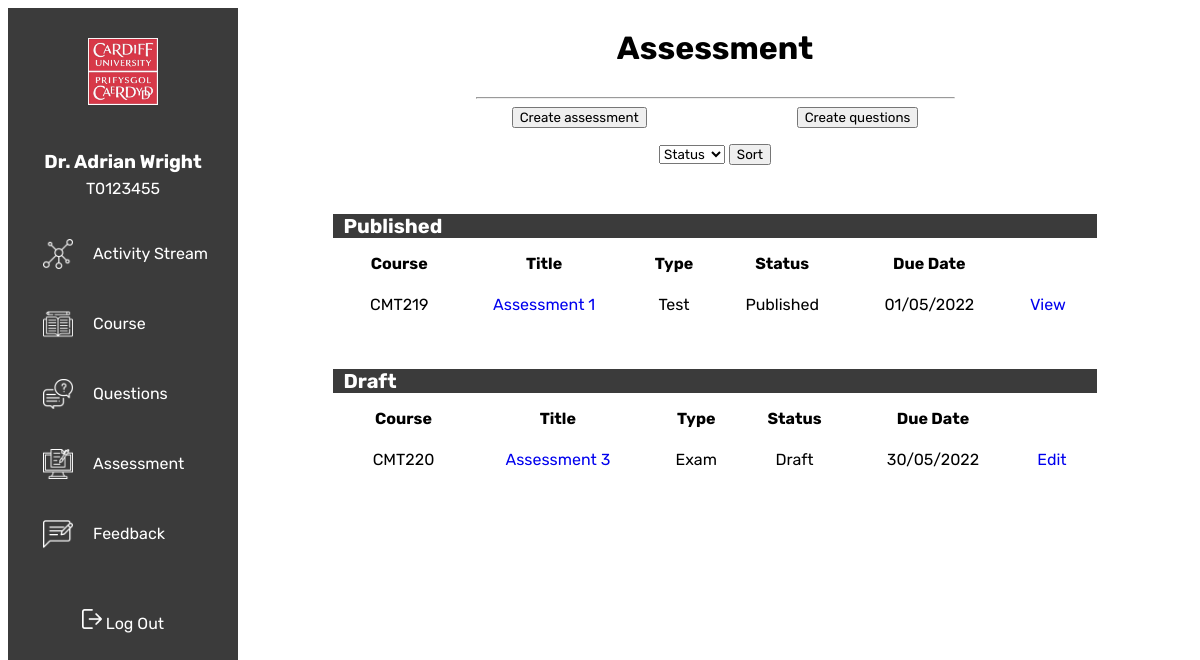
The app's page /assessment, older data.
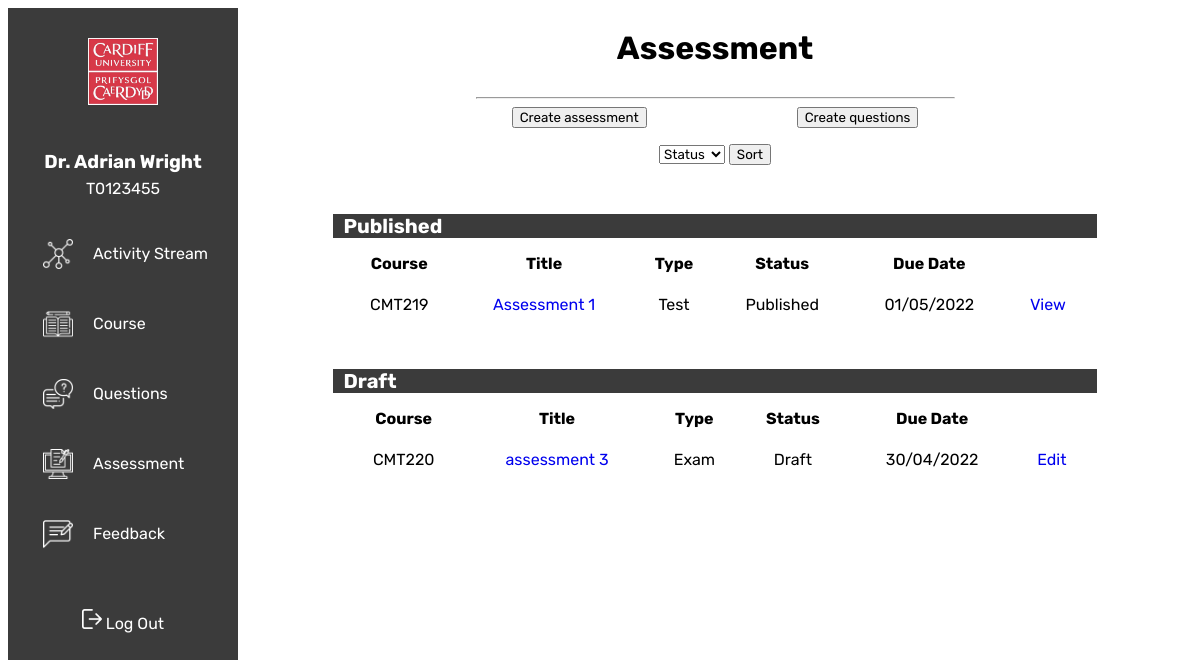
The same page, newer data.
### aat/models.py (models this page shows, shortened)
class Assessments(db.Model):
    id = db.Column(db.Integer, primary_key=True)
    course_code = db.Column(db.String, db.ForeignKey('courses.courseCode'), nullable=False)
    assessmenttitle = db.Column(db.Text, nullable=False)
    assessmenttype = db.Column(db.Text, nullable=False)
    duedate = db.Column(db.String, nullable=True)
    duedatetime = db.Column(db.String, nullable=True)
    timelimit = db.Column(db.Integer, nullable=True)
    totalmark = db.Column(db.Integer, nullable=False, default=100)
    retake = db.Column(db.Boolean, default=True)
    status = db.Column(db.String, nullable=False)
    assessmentT1Qs = db.relationship('Type1Questions', backref='assessments', lazy=True)
    assessmentT2Qs = db.relationship('Type2Questions', backref='assessments', lazy=True)
    comments = db.relationship('Comments', backref = 'assessments', lazy=True)

### aat/routes.py (the view)
@app.route("/assessment", methods=['GET','POST'])
def assessment():
    allassessments = Assessments.query.order_by(Assessments.course_code, Assessments.status, Assessments.duedate).all()
    allcourses = Courses.query.order_by(Courses.courseCode).all()
    sortassessment = sortAssessment(sorttype='Status')
    sortBy = sortassessment.sorttype.data
    if request.method == 'POST':
        if request.form.get("assessment") == 'Create assessment':
            return redirect(url_for('addassessment'))
        elif request.form.get("assessment") == "Create questions":
            return redirect(url_for('question'))
    return render_template("assessment.html", allassessments=allassessments, allcourses=allcourses, sortassessment=sortassessment, sortBy=sortBy)

### aat/forms.py
class sortAssessment(FlaskForm):
    sorttype = SelectField('Sort By', choices=[('Course','Course'), ('Status','Status')])
    sort = SubmitField('Sort')

### aat/templates/assessment.html (shortened to what this page needs)
{% extends 'layout.html' %}
{% block header %}Assessment{% endblock %}
{% block content %}
<div class="assessment_page">
    <div class="assessment_page_btn">
        <div>
            <form method="POST" action="">
                <input type="submit" name="assessment" value="Create assessment">
            </form>
        </div>
        <div>
            <form method="POST" action="">
                <input type="submit" name="assessment" value="Create questions">
            </form>
        </div>
    </div>
    <div class="sortassessment">
        <form method="POST" action="">
            <p>{{ sortassessment.sorttype }} {{ sortassessment.sort }}</p>
        </form>
    </div>
    {% if sortBy == 'Status'%}
    <div class="assessmentlist">
        {% for assessment in allassessments %}
            {% if assessment.status == 'Published' %}
                <div id='published'>
                    <h5>Published</h5>
                    <table>
                        <th>Course</th>
                        <th>Title</th>
                        <th>Type</th>
                        <th>Status</th>
                        <th>Due Date</th>
            {% endif %}
        {% endfor %}
        {% for assessment in allassessments %}
            {% if assessment.status == 'Published' %}
                    <tr>
                        <td>{{ assessment.course_code }}</td>
                        <td><a href="previewassessment/{{ assessment.id }}">{{ assessment.assessmenttitle }}</a></td>
                        <td>{{ assessment.assessmenttype }}</td>
                        <td>{{ assessment.status }}</td>
                        <td>{{ assessment.duedate }}</td>
                        <td><a href="previewassessment/{{ assessment.id }}">View</a></td>
                    </tr>
            {% endif %}
        {% endfor %}
                    </table>
                </div>
        {% for assessment in allassessments %}
            {% if assessment.status == 'Draft' %}
                <div id='draft'>
                    <h5>Draft</h5>
                    <table>
                        <th>Course</th>
                        <th>Title</th>
                        <th>Type</th>
                        <th>Status</th>
                        <th>Due Date</th>
            {% endif %}
        {% endfor %}
        {% for assessment in allassessments %}
            {% if assessment.status == 'Draft' %}
                <tr>
                    <td>{{ assessment.course_code }}</td>
                    <td><a href="previewassessment/{{ assessment.id }}">{{ assessment.assessmenttitle }}</a></td>
                    <td>{{ assessment.assessmenttype }}</td>
                    <td>{{ assessment.status }}</td>
                    <td>{{ assessment.duedate }}</td>
                    <td><a href="indiassessment/{{ assessment.id }}">Edit</a></td>
                </tr>
            {% endif %}
        {% endfor %}
            </table>
        </div>
    </div>
    {% endif %}
</div>
{% endblock content %}

Row changes from the older to the newer data that the page shows:
changed Assessments "CMT220": assessmenttitle "Assessment 3" → "assessment 3"; duedate "30/05/2022" → "30/04/2022"
